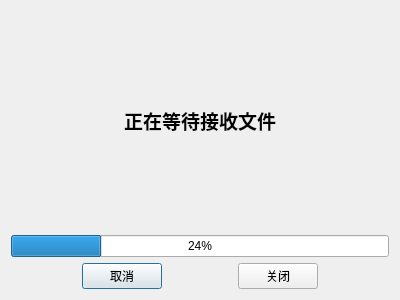
<?xml version="1.0" encoding="UTF-8"?>
<ui version="4.0">
 <class>receiver</class>
 <widget class="QDialog" name="receiver">
  <property name="geometry">
   <rect>
    <x>0</x>
    <y>0</y>
    <width>400</width>
    <height>300</height>
   </rect>
  </property>
  <property name="windowTitle">
   <string>Dialog</string>
  </property>
  <layout class="QVBoxLayout" name="verticalLayout">
   <item>
    <widget class="QLabel" name="label">
     <property name="font">
      <font>
       <family>Agency FB</family>
       <pointsize>14</pointsize>
       <weight>75</weight>
       <bold>true</bold>
      </font>
     </property>
     <property name="text">
      <string>正在等待接收文件</string>
     </property>
     <property name="alignment">
      <set>Qt::AlignCenter</set>
     </property>
    </widget>
   </item>
   <item>
    <widget class="QProgressBar" name="progressBar">
     <property name="value">
      <number>24</number>
     </property>
    </widget>
   </item>
   <item>
    <layout class="QHBoxLayout" name="horizontalLayout">
     <item>
      <spacer name="horizontalSpacer">
       <property name="orientation">
        <enum>Qt::Horizontal</enum>
       </property>
       <property name="sizeHint" stdset="0">
        <size>
         <width>40</width>
         <height>20</height>
        </size>
       </property>
      </spacer>
     </item>
     <item>
      <widget class="QPushButton" name="calcelBtn">
       <property name="text">
        <string>取消</string>
       </property>
      </widget>
     </item>
     <item>
      <spacer name="horizontalSpacer_2">
       <property name="orientation">
        <enum>Qt::Horizontal</enum>
       </property>
       <property name="sizeHint" stdset="0">
        <size>
         <width>40</width>
         <height>20</height>
        </size>
       </property>
      </spacer>
     </item>
     <item>
      <widget class="QPushButton" name="closeBtn">
       <property name="text">
        <string>关闭</string>
       </property>
      </widget>
     </item>
     <item>
      <spacer name="horizontalSpacer_3">
       <property name="orientation">
        <enum>Qt::Horizontal</enum>
       </property>
       <property name="sizeHint" stdset="0">
        <size>
         <width>40</width>
         <height>20</height>
        </size>
       </property>
      </spacer>
     </item>
    </layout>
   </item>
  </layout>
 </widget>
 <resources/>
 <connections/>
</ui>
